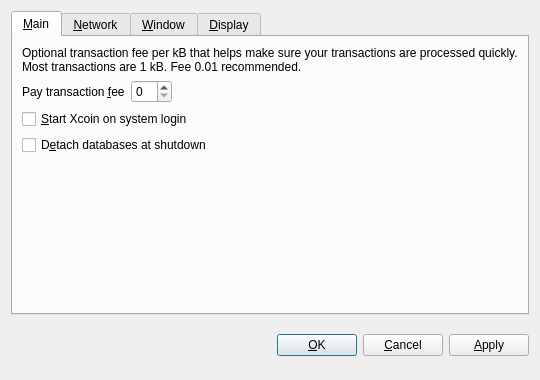
<?xml version="1.0" encoding="UTF-8"?>
<ui version="4.0">
 <class>OptionsDialog</class>
 <widget class="QDialog" name="OptionsDialog">
  <property name="geometry">
   <rect>
    <x>0</x>
    <y>0</y>
    <width>540</width>
    <height>380</height>
   </rect>
  </property>
  <property name="windowTitle">
   <string>Options</string>
  </property>
  <property name="modal">
   <bool>true</bool>
  </property>
  <layout class="QVBoxLayout" name="verticalLayout">
   <item>
    <widget class="QTabWidget" name="tabWidget">
     <property name="tabPosition">
      <enum>QTabWidget::North</enum>
     </property>
     <property name="currentIndex">
      <number>0</number>
     </property>
     <widget class="QWidget" name="tabMain">
      <attribute name="title">
       <string>&amp;Main</string>
      </attribute>
      <layout class="QVBoxLayout" name="verticalLayout_Main">
       <item>
        <widget class="QLabel" name="transactionFeeInfoLabel">
         <property name="text">
          <string>Optional transaction fee per kB that helps make sure your transactions are processed quickly. Most transactions are 1 kB. Fee 0.01 recommended.</string>
         </property>
         <property name="textFormat">
          <enum>Qt::PlainText</enum>
         </property>
         <property name="wordWrap">
          <bool>true</bool>
         </property>
        </widget>
       </item>
       <item>
        <layout class="QHBoxLayout" name="horizontalLayout_Main">
         <item>
          <widget class="QLabel" name="transactionFeeLabel">
           <property name="text">
            <string>Pay transaction &amp;fee</string>
           </property>
           <property name="textFormat">
            <enum>Qt::PlainText</enum>
           </property>
           <property name="buddy">
            <cstring>transactionFee</cstring>
           </property>
          </widget>
         </item>
         <item>
          <widget class="XcoinAmountField" name="transactionFee"/>
         </item>
         <item>
          <spacer name="horizontalSpacer_Main">
           <property name="orientation">
            <enum>Qt::Horizontal</enum>
           </property>
           <property name="sizeHint" stdset="0">
            <size>
             <width>40</width>
             <height>20</height>
            </size>
           </property>
          </spacer>
         </item>
        </layout>
       </item>
       <item>
        <widget class="QCheckBox" name="xAtStartup">
         <property name="toolTip">
          <string>Automatically start Xcoin after logging in to the system.</string>
         </property>
         <property name="text">
          <string>&amp;Start Xcoin on system login</string>
         </property>
        </widget>
       </item>
       <item>
        <widget class="QCheckBox" name="detachDatabases">
         <property name="toolTip">
          <string>Detach block and address databases at shutdown. This means they can be moved to another data directory, but it slows down shutdown. The wallet is always detached.</string>
         </property>
         <property name="text">
          <string>D&amp;etach databases at shutdown</string>
         </property>
        </widget>
       </item>
       <item>
        <spacer name="verticalSpacer_Main">
         <property name="orientation">
          <enum>Qt::Vertical</enum>
         </property>
         <property name="sizeHint" stdset="0">
          <size>
           <width>20</width>
           <height>40</height>
          </size>
         </property>
        </spacer>
       </item>
      </layout>
     </widget>
     <widget class="QWidget" name="tabNetwork">
      <attribute name="title">
       <string>&amp;Network</string>
      </attribute>
      <layout class="QVBoxLayout" name="verticalLayout_Network">
       <item>
        <widget class="QCheckBox" name="mapPortUpnp">
         <property name="toolTip">
          <string>Automatically open the Xcoin client port on the router. This only works when your router supports UPnP and it is enabled.</string>
         </property>
         <property name="text">
          <string>Map port using &amp;UPnP</string>
         </property>
        </widget>
       </item>
       <item>
        <widget class="QCheckBox" name="connectSocks">
         <property name="toolTip">
          <string>Connect to the Xcoin network through a SOCKS proxy (e.g. when connecting through Tor).</string>
         </property>
         <property name="text">
          <string>Connect through &amp;SOCKS proxy:</string>
         </property>
        </widget>
       </item>
       <item>
        <layout class="QHBoxLayout" name="horizontalLayout_Network">
         <item>
          <widget class="QLabel" name="proxyIpLabel">
           <property name="text">
            <string>Proxy &amp;IP:</string>
           </property>
           <property name="textFormat">
            <enum>Qt::PlainText</enum>
           </property>
           <property name="buddy">
            <cstring>proxyIp</cstring>
           </property>
          </widget>
         </item>
         <item>
          <widget class="QValidatedLineEdit" name="proxyIp">
           <property name="maximumSize">
            <size>
             <width>140</width>
             <height>16777215</height>
            </size>
           </property>
           <property name="toolTip">
            <string>IP address of the proxy (e.g. 127.0.0.1)</string>
           </property>
          </widget>
         </item>
         <item>
          <widget class="QLabel" name="proxyPortLabel">
           <property name="text">
            <string>&amp;Port:</string>
           </property>
           <property name="textFormat">
            <enum>Qt::PlainText</enum>
           </property>
           <property name="buddy">
            <cstring>proxyPort</cstring>
           </property>
          </widget>
         </item>
         <item>
          <widget class="QLineEdit" name="proxyPort">
           <property name="maximumSize">
            <size>
             <width>55</width>
             <height>16777215</height>
            </size>
           </property>
           <property name="toolTip">
            <string>Port of the proxy (e.g. 9050)</string>
           </property>
          </widget>
         </item>
         <item>
          <widget class="QLabel" name="socksVersionLabel">
           <property name="text">
            <string>SOCKS &amp;Version:</string>
           </property>
           <property name="textFormat">
            <enum>Qt::PlainText</enum>
           </property>
           <property name="buddy">
            <cstring>socksVersion</cstring>
           </property>
          </widget>
         </item>
         <item>
          <widget class="QValueComboBox" name="socksVersion">
           <property name="toolTip">
            <string>SOCKS version of the proxy (e.g. 5)</string>
           </property>
          </widget>
         </item>
         <item>
          <spacer name="horizontalSpacer_Network">
           <property name="orientation">
            <enum>Qt::Horizontal</enum>
           </property>
           <property name="sizeHint" stdset="0">
            <size>
             <width>40</width>
             <height>20</height>
            </size>
           </property>
          </spacer>
         </item>
        </layout>
       </item>
       <item>
        <spacer name="verticalSpacer_Network">
         <property name="orientation">
          <enum>Qt::Vertical</enum>
         </property>
         <property name="sizeHint" stdset="0">
          <size>
           <width>20</width>
           <height>40</height>
          </size>
         </property>
        </spacer>
       </item>
      </layout>
     </widget>
     <widget class="QWidget" name="tabWindow">
      <attribute name="title">
       <string>&amp;Window</string>
      </attribute>
      <layout class="QVBoxLayout" name="verticalLayout_Window">
       <item>
        <widget class="QCheckBox" name="minimizeToTray">
         <property name="toolTip">
          <string>Show only a tray icon after minimizing the window.</string>
         </property>
         <property name="text">
          <string>Minimize to the &amp;tray instead of the taskbar</string>
         </property>
        </widget>
       </item>
       <item>
        <widget class="QCheckBox" name="minimizeOnClose">
         <property name="toolTip">
          <string>Minimize instead of exit the application when the window is closed. When this option is enabled, the application will be closed only after selecting Quit in the menu.</string>
         </property>
         <property name="text">
          <string>M&amp;inimize on close</string>
         </property>
        </widget>
       </item>
       <item>
        <spacer name="verticalSpacer_Window">
         <property name="orientation">
          <enum>Qt::Vertical</enum>
         </property>
         <property name="sizeHint" stdset="0">
          <size>
           <width>20</width>
           <height>40</height>
          </size>
         </property>
        </spacer>
       </item>
      </layout>
     </widget>
     <widget class="QWidget" name="tabDisplay">
      <attribute name="title">
       <string>&amp;Display</string>
      </attribute>
      <layout class="QVBoxLayout" name="verticalLayout_Display">
       <item>
        <layout class="QHBoxLayout" name="horizontalLayout_1_Display">
         <item>
          <widget class="QLabel" name="langLabel">
           <property name="text">
            <string>User Interface &amp;language:</string>
           </property>
           <property name="textFormat">
            <enum>Qt::PlainText</enum>
           </property>
           <property name="buddy">
            <cstring>lang</cstring>
           </property>
          </widget>
         </item>
         <item>
          <widget class="QValueComboBox" name="lang">
           <property name="toolTip">
            <string>The user interface language can be set here. This setting will take effect after restarting Xcoin.</string>
           </property>
          </widget>
         </item>
        </layout>
       </item>
       <item>
        <layout class="QHBoxLayout" name="horizontalLayout_2_Display">
         <item>
          <widget class="QLabel" name="unitLabel">
           <property name="text">
            <string>&amp;Unit to show amounts in:</string>
           </property>
           <property name="textFormat">
            <enum>Qt::PlainText</enum>
           </property>
           <property name="buddy">
            <cstring>unit</cstring>
           </property>
          </widget>
         </item>
         <item>
          <widget class="QValueComboBox" name="unit">
           <property name="toolTip">
            <string>Choose the default subdivision unit to show in the interface and when sending coins.</string>
           </property>
          </widget>
         </item>
        </layout>
       </item>
       <item>
        <widget class="QCheckBox" name="displayAddresses">
         <property name="toolTip">
          <string>Whether to show Xcoin addresses in the transaction list or not.</string>
         </property>
         <property name="text">
          <string>Display addresses in &amp;transaction list</string>
         </property>
        </widget>
       </item>
       <item>
        <spacer name="verticalSpacer_Display">
         <property name="orientation">
          <enum>Qt::Vertical</enum>
         </property>
         <property name="sizeHint" stdset="0">
          <size>
           <width>20</width>
           <height>40</height>
          </size>
         </property>
        </spacer>
       </item>
      </layout>
     </widget>
    </widget>
   </item>
   <item>
    <layout class="QHBoxLayout" name="horizontalLayout_Buttons">
     <item>
      <spacer name="horizontalSpacer_1">
       <property name="orientation">
        <enum>Qt::Horizontal</enum>
       </property>
       <property name="sizeHint" stdset="0">
        <size>
         <width>40</width>
         <height>48</height>
        </size>
       </property>
      </spacer>
     </item>
     <item>
      <widget class="QLabel" name="statusLabel">
       <property name="font">
        <font>
         <weight>75</weight>
         <bold>true</bold>
        </font>
       </property>
       <property name="text">
        <string/>
       </property>
       <property name="textFormat">
        <enum>Qt::PlainText</enum>
       </property>
       <property name="wordWrap">
        <bool>true</bool>
       </property>
      </widget>
     </item>
     <item>
      <spacer name="horizontalSpacer_2">
       <property name="orientation">
        <enum>Qt::Horizontal</enum>
       </property>
       <property name="sizeHint" stdset="0">
        <size>
         <width>40</width>
         <height>48</height>
        </size>
       </property>
      </spacer>
     </item>
     <item>
      <widget class="QPushButton" name="okButton">
       <property name="text">
        <string>&amp;OK</string>
       </property>
      </widget>
     </item>
     <item>
      <widget class="QPushButton" name="cancelButton">
       <property name="text">
        <string>&amp;Cancel</string>
       </property>
       <property name="autoDefault">
        <bool>false</bool>
       </property>
      </widget>
     </item>
     <item>
      <widget class="QPushButton" name="applyButton">
       <property name="text">
        <string>&amp;Apply</string>
       </property>
       <property name="autoDefault">
        <bool>false</bool>
       </property>
      </widget>
     </item>
    </layout>
   </item>
  </layout>
 </widget>
 <customwidgets>
  <customwidget>
   <class>XcoinAmountField</class>
   <extends>QSpinBox</extends>
   <header>xamountfield.h</header>
  </customwidget>
  <customwidget>
   <class>QValueComboBox</class>
   <extends>QComboBox</extends>
   <header>qvaluecombobox.h</header>
  </customwidget>
  <customwidget>
   <class>QValidatedLineEdit</class>
   <extends>QLineEdit</extends>
   <header>qvalidatedlineedit.h</header>
  </customwidget>
 </customwidgets>
 <resources/>
 <connections/>
</ui>
